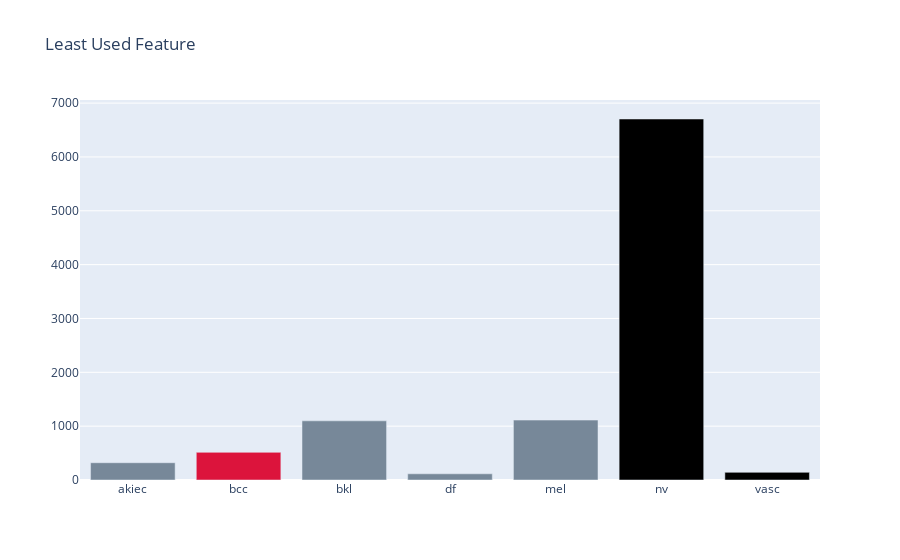

Notebook code for this chart:
### Code cell
import plotly.graph_objects as go

colors = ['lightslategray',] * 5
colors[1] = 'crimson'

fig = go.Figure(data=[go.Bar(
    x=diagnose,
    y=plot,
    marker_color=colors # marker color can be a single color value or an iterable
)])
fig.update_layout(title_text='Least Used Feature')

### Figure 1 — Plotly figure (JSON) as saved in the notebook; plotly's stock layout.template omitted (floating-point values rounded to 4 significant figures)
{"data": [{"marker": {"color": ["lightslategray", "crimson", "lightslategray", "lightslategray", "lightslategray"]}, "type": "bar", "x": ["akiec", "bcc", "bkl", "df", "mel", "nv", "vasc"], "y": [321, 514, 1099, 115, 1113, 6705, 142]}], "layout": {"title": {"text": "Least Used Feature"}}}
